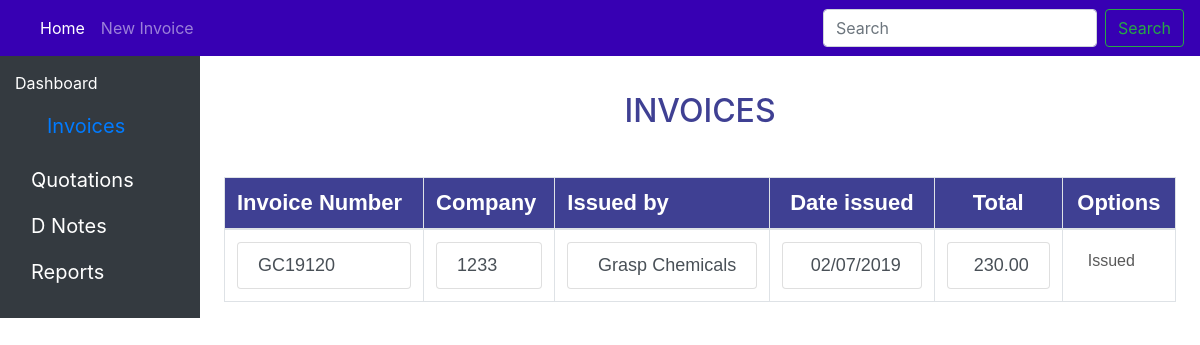
Page /system/invoices/ on the earlier database version.
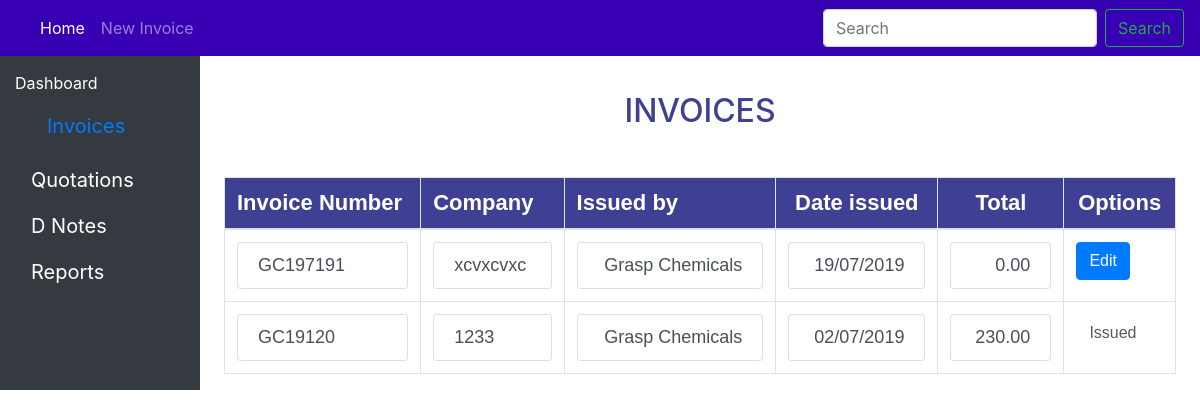
Same page on the later database version.
### system/models.py (models this page shows, shortened)
class Invoice(models.Model):
    number = models.CharField(max_length = 15)
    total = models.DecimalField(default=0.0,decimal_places=2,max_digits=25)
    date_created = models.DateTimeField('date_published')
    user_name =models.CharField(default='Grasp Chemicals',max_length = 25)
    order_number = models.CharField(default='0000000',max_length = 25)
    vat_number = models.CharField(default='00000',max_length = 25)
    vat = models.DecimalField(default=0.15,decimal_places=2,max_digits=2)

class ICustomer(models.Model):
    invoice = models.ForeignKey('Invoice',on_delete= models.CASCADE)
    c_name =models.CharField(max_length= 50)
    c_address = models.CharField(max_length= 100)
    c_address = models.CharField(max_length= 100)

### system/views.py (the view)
# urls.py: path('invoices/', views.invoices, name='invoices'),
def invoices(request):
    invoice_list= Invoice.objects.order_by('-date_created')
    template= 'system/invoices/invoices.html'
    return render(request,template,{'invoice_list':invoice_list,'mUser':request.user})

### system/templates/system/invoices/invoices.html (shortened to what the changed rows need)
{% load static %}
<link rel="stylesheet" type="text/css" href="{% static "system/css/styles.css" %}">
<link rel="stylesheet" type="text/css" href="{% static "system/css/bootstrap.min.css" %}" >
<link rel="stylesheet" type="text/css" href="{% static "system/css/bootstrap.css" %}" >
<link rel="stylesheet" href=" {% static "system/css/footer.css"%} ">
<link rel="stylesheet" href="http://cdnjs.cloudflare.com/ajax/libs/font-awesome/4.6.3/css/font-awesome.min.css">
<div class="container-fluid">
  <div class="row">
  <main role="main" class="col-md-9 ml-sm-auto col-lg-10 pt-3 px-4">
    <center><h2 style="padding-top:8%;">INVOICES<br><br></h2></center>
      <table class="table table-responsive-xl  table-hover  ">
        <thead>
          <tr style="background-color:#3F4093;"class="p">
            <th class= "table-bordered"scope="col-1" style="color: white;">Invoice Number</th>
            <th class= "table-bordered"scope="col-1" style="color: white;">Company</th>
            <th class= "table-bordered"scope="col" style="color: white;" >Issued by</th>
            <th class= "header table-bordered "scope="col" style="color: white;">Date issued</th>
            <th class= "header table-bordered "scope="col" style="color: white;">Total</th>
            <th class= "header table-bordered "scope="col" style="color: white;">Options</th>
          </tr>
        </thead>
        <tbody>
          {% load django_template_maths %}
          {% if invoice_list %}
          {% for q in invoice_list%}
            {% with total=q.total %}
              <tr>
                <td class= "table-bordered"><a href="{% url 'system:idetail' q.id%}" class="list-group-item list-group-item-action"> {{q.number}}</a>
                <td class= "table-bordered">
                  {% for c in q.icustomer_set.all%}
                  <a href="{% url 'system:idetail' q.id%}" class="list-group-item list-group-item-action"> {{c.c_name}}</a>
                  {% endfor %}
                </td>
                <td class="data table-bordered"><a href="{% url 'system:idetail' q.id%}" class="list-group-item list-group-item-action"> {{q.user_name}}</a></td>
                <td class="data table-bordered"><a href="{% url 'system:idetail' q.id%}" class="list-group-item list-group-item-action"> {{q.date_created|date:"d"}}/{{q.date_created|date:"m"}}/{{q.date_created|date:"Y"}}</a></td>
                <td class="data table-bordered"><a href="{% url 'system:idetail' q.id%}" class="list-group-item list-group-item-action"> {{q.total}}</a></td>
                <td  class=" table-bordered" style="align:center">
                  {% if q.total <= 0 %}
                  <a href="{% url 'system:add_details' q.id%}" class=" btn btn-primary float-sm-left" style="text-align:center; margin-right:10px;">Edit</a>
                  {% else %}
                  <a class="  btn  disabled" href="#"style="color:#000000;text-align:center">Issued</a>
                  {%endif%}
                </td>
              </tr>
              {% endwith %}
          {% endfor %}
          {% endif %}
        </tbody>
      </table>
    </main>
  </div>
</div>

Differences in the rows shown:
added Invoice: number "GC197191", user_name "Grasp Chemicals", date_created "19", date_created "07", date_created "2019", total "0.00", shows "Edit"
added ICustomer: c_name "xcvxcvxc", shown under "GC197191"
